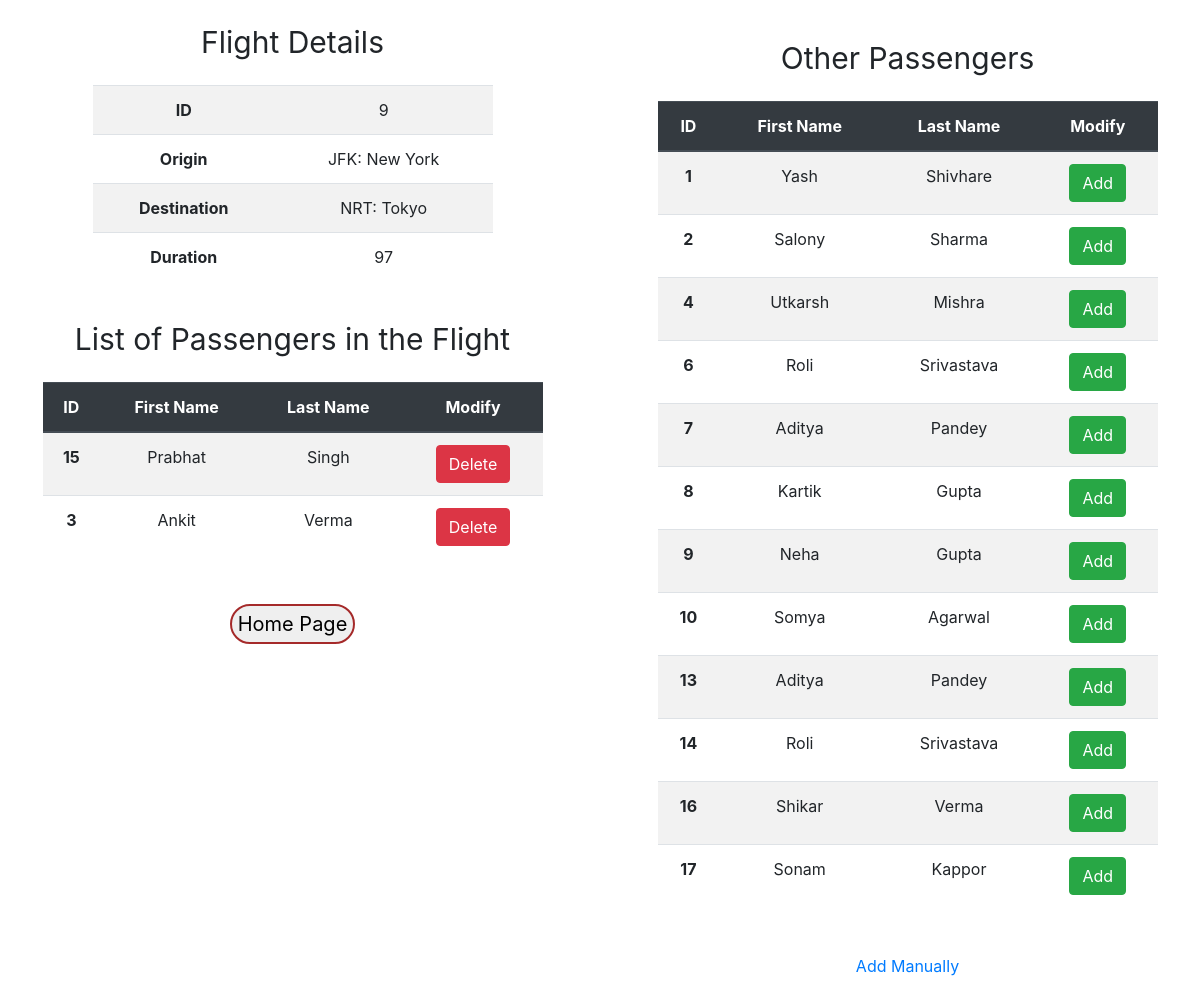
Page /flights/9 on the committed database.
### flights/models.py (models this page shows, shortened)
class Flight(models.Model):
    origin=models.ForeignKey(Airports,on_delete=models.CASCADE,related_name="depatures")
    destination=models.ForeignKey(Airports,on_delete=models.CASCADE,related_name="arrivals")
    duration=models.IntegerField()

class Airports(models.Model):
    code=models.CharField(max_length=3)
    city=models.CharField(max_length=64)
    def __str__(self):
        return f"{self.code}: {self.city}"

class Passengers(models.Model):
    first=models.CharField(max_length=64)
    last=models.CharField(max_length=64)
    flight=models.ManyToManyField(Flight,blank=True, related_name="passengers")

### flights/views.py (the view, shortened to what this page needs)
# urls.py: path("<int:flightid>",views.flight,name="flight"),
def flight(request, flightid):
    flight=Flight.objects.get(id=flightid)
    passengers=Passengers.objects.all()
    form=passenger_form()
    return render(request,"flights/flight.html",{
        "form":form,
        "flight":flight,
        "passengers":flight.passengers.all(),
        "non_passengers":passengers.exclude(flight=flight),
    })

### flights/templates/flights/flight.html (shortened to what this page needs)
{% extends 'flights/basic.html'%}
{%block body%}
<div class="row">
    <div class="col-md-6">
        <div id="heading">Flight Details</div>
        <table class="table details table-striped table-hover container" style="width: 400px;">
            <tr>
                <td class="data">
                    ID
                </td>
                <td >
                    {{flight.id}}
                </td>
            </tr>
            <tr>
                <td class="data">
                    Origin
                </td>
                <td>
                    {{flight.origin}}
                </td>
            </tr>
            <tr>
                <td class="data">
                    Destination
                </td>
                <td>
                    {{flight.destination}}
                </td>
            </tr>
            <tr>
                <td class="data">
                    Duration
                </td>
                <td>
                    {{flight.duration}}
                </td>
            </tr>
        </table>
        <div id="heading">List of Passengers in the Flight</div>
        <table class="table table-striped table-hover container" style="width: 500px;">
            <thead class="thead-dark">
              <tr>
                <th scope="col">ID</th>
                <th scope="col">First Name</th>
                <th scope="col">Last Name</th>
                <th scope="col">Modify</th>
              </tr>
            </thead>
            <tbody>
                {% for i in passengers %}
              <tr>
                <th scope="row">{{i.id}}</th>
                <td>{{i.first}}</td>
                <td>{{i.last}}</td>
                <td><button id="delete_passenger" onclick="delete_passenger({{i.id}})" type="button" class="btn btn-danger">Delete</button></td>
              </tr>
              {%endfor%}
            </tbody>
          </table>
          <a href="{% url 'index' %}"><button id="button">Home Page</button></a>
        </div>
    <div class="col-md-6">
        <div class="container my-3">
            <div id="heading">
                Other Passengers
            </div>
            <form id="myform" method="POST" action="/flights/{{flight.id}}/book">{%csrf_token%}
            <table class="table table-striped table-hover container" style="width: 500px;">
                <thead class="thead-dark">
                  <tr>
                    <th scope="col">ID</th>
                    <th scope="col">First Name</th>
                    <th scope="col">Last Name</th>
                    <th scope="col">Modify</th>
                  </tr>
                </thead>
                <tbody>
                    {% for i in non_passengers %}
                  <tr>
                    <th scope="row">{{i.id}}</th>
                    <td>{{i.first}}</td>
                    <td>{{i.last}}</td>
                    <td><button type="button" onclick="addpassenger({{i.id}})" class="btn btn-success">Add</button></td>
                  </tr>
                  {%endfor%}
                </tbody>
              </table>
              </form>
            <br>
            <button id="manualbtn" type="button" onclick="addmanually()" class="btn btn-link">Add Manually</button>
        </div>
    </div>
</div>
{%endblock%}

### flights/templates/flights/flight.html (style rules this page uses)
#heading { font-size: 30px; padding: 20px; }
#button { border: 2px solid brown; border-radius: 50px; height: 40px; font-size: 20px; margin-top: 30px; }
.data { font-weight: bold; }

### rows in the picture
Flight: id "9", origin "JFK: New York", destination "NRT: Tokyo", duration "97"
Passengers: id "15", first "Prabhat", last "Singh"
Passengers: id "3", first "Ankit", last "Verma"
Passengers: id "1", first "Yash", last "Shivhare"
Passengers: id "2", first "Salony", last "Sharma"
Passengers: id "4", first "Utkarsh", last "Mishra"
Passengers: id "6", first "Roli", last "Srivastava"
Passengers: id "7", first "Aditya", last "Pandey"
Passengers: id "8", first "Kartik", last "Gupta"
Passengers: id "9", first "Neha", last "Gupta"
Passengers: id "10", first "Somya", last "Agarwal"
Passengers: id "13", first "Aditya", last "Pandey"
Passengers: id "14", first "Roli", last "Srivastava"
Passengers: id "16", first "Shikar", last "Verma"
Passengers: id "17", first "Sonam", last "Kappor"
